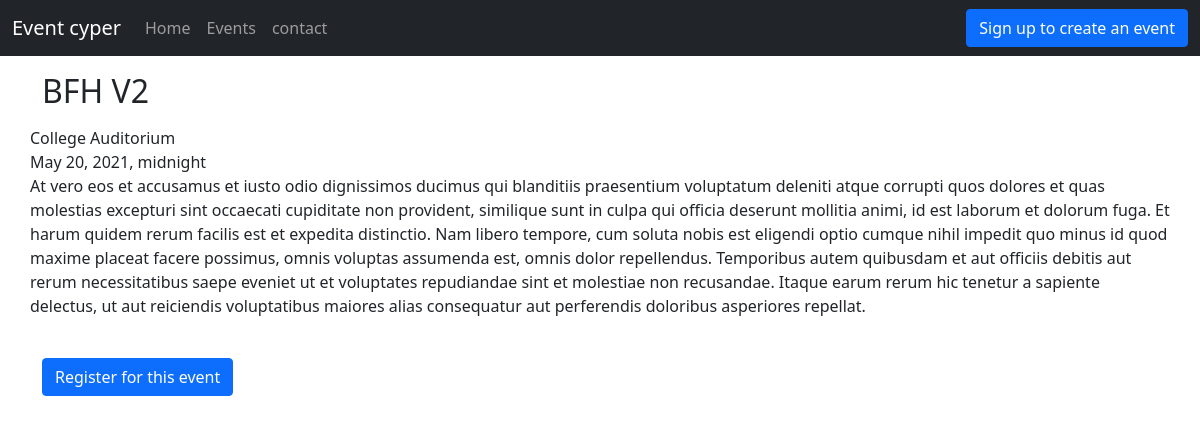
Screenshot of /eventpost/build_from_home with the database file from the repository.
### events/models.py (models this page shows, shortened)
class Events(models.Model):
    event_title = models.CharField(max_length=255)
    description = models.TextField()
    location = models.CharField(max_length=255)
    time = models.DateTimeField()
    date = models.DateField()
    slug = models.CharField(max_length=255)

### events/views.py (the view)
# urls.py: path('eventpost/<str:slug>', views.eventpost, name='eventpost'),
def eventpost(request, slug):
    events = Events.objects.filter(slug=slug).first()
    context = {'events': events}
    return render(request, "eventpost.html", context)

### templates/eventpost.html
{% extends 'base.html' %}
{% block body %}
<div class="container">
    <h2 class="my-3">{{events.event_title}}</h2>
    <div class="row mb-3">
        {{events.location}}<br class="mb-3">
        {{events.time}}<br class="mb-3">
        {{events.description}}
    </div>
    <button type="button" class="btn btn-primary my-4 ">Register for this event</button>
</div>
{% endblock body %}

### rows the page displays
Events: event_title "BFH V2", location "College Auditorium", time "May 20, 2021, midnight", description "At vero eos et accusamus et iusto odio dignissimos ducimus qui blanditiis praesentium voluptatum deleniti atque corrupti quos dolores et quas molestias excepturi sint occaecati cupiditate non provident, similique sunt in culpa qui officia deserunt mollitia animi, id est laborum et dolorum fuga. Et harum quidem rerum facilis est et expedita distinctio. Nam libero tempore, cum soluta nobis est eligendi optio cumque nihil impedit quo minus id quod maxime placeat facere possimus, omnis voluptas assumenda est, omnis dolor repellendus. Temporibus autem quibusdam et aut officiis debitis aut rerum necessitatibus saepe eveniet ut et voluptates repudiandae sint et molestiae non recusandae. Itaque…"
